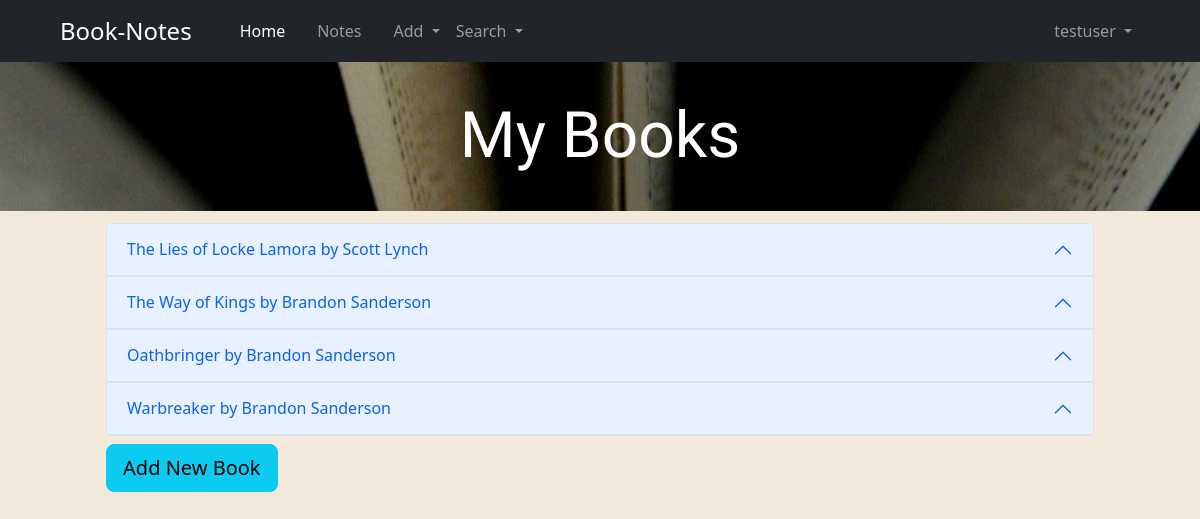
Screenshot of /booklist (signed in) with the database file from the repository.
### model.py (models this page shows)
class User(db.Model, UserMixin):
    __tablename__="users"
    id = db.Column(db.Integer, primary_key=True)
    username = db.Column(db.String(50), unique=True, nullable=False)
    password = db.Column(db.String(250), nullable=False)
    books = db.relationship("Book", secondary=association_table, back_populates="users")
    notes = db.relationship("Note", back_populates="user")
    quotes = db.relationship("Quote", back_populates="user")

class Book(db.Model):
    __tablename__ = "books"
    id = db.Column(db.Integer, primary_key=True)
    title = db.Column(db.String(250), nullable=False)
    author = db.Column(db.String(100), nullable=False)
    notes = db.relationship("Note", back_populates="book")
    quotes = db.relationship("Quote", back_populates="book")
    users = db.relationship("User", secondary=association_table, back_populates="books")

### main.py (the view)
@app.route("/booklist")
@login_required
def book_list():
    book_data = []
    books = current_user.books
    for book in books:
        temp_dict = {
            "book": book,
            "notes": Note.query.filter_by(user_id=current_user.id, book_id=book.id).all(),
            "quotes": Quote.query.filter_by(user_id=current_user.id, book_id=book.id).all()
        }
        book_data.append(temp_dict)
    return render_template("book_list.html", books=book_data)

### main.py (called while the page is built)
@login_manager.user_loader
def load_user(user_id):
    return User.query.get(user_id)

### templates/book_list.html (shortened to what this page needs)
{% extends "base.html" %}
{% block content %}
<h3 class="display-3 form-banner">My Books</h3>
<div class="container-fluid">
    <div class="accordion" id="books-accordion">
        {% for book in books %}
        <div class="accordion-item">
            <h2 class="accordion-header" id="heading{{ loop.index }}">
                <button class="accordion-button" type="button" data-bs-toggle="collapse"
                        data-bs-target="#collapse{{ loop.index }}"
                        aria-expanded="false" aria-controls="collapse{{ loop.index }}">
                    {{book.book.title}} by {{book.book.author}}
                </button>
            </h2>
        </div>
        {% endfor %}
        <a href="{{url_for('add_book')}}" class="btn btn-info btn-lg mt-2 mx-auto">Add New Book</a>
    </div>
</div>
{% endblock %}

### templates/base.html (shortened to what this page needs)
<!doctype html>
<html lang="en">
<head>
    <link href="https://cdn.jsdelivr.net/npm/bootstrap@5.2.1/dist/css/bootstrap.min.css" rel="stylesheet"
>
    {% block style %}
    <link href="{{ url_for('static', filename='css/style.css') }}" rel="stylesheet">
    {% endblock %}
</head>
<body>
<div class="nav-container">
    <nav class="navbar navbar-expand-md px-5 navbar-dark bg-dark" xmlns="http://www.w3.org/1999/html">
        <div class="container-fluid nav-content-container">
            <a class="navbar-brand pe-4" href="#">Book-Notes</a>
            <div class="collapse navbar-collapse" id="navbar_content">
                <ul class="navbar-nav me-auto mb-3 mb-lg-0">
                    <li class="nav_item">
                        <a class="nav-link active" aria-current="page" href="{{ url_for('home') }}">Home</a>
                    </li>
                    {% if current_user.is_authenticated %}
                    <li class="nav_item px-3">
                        <a class="nav-link" href="{{ url_for('book_list') }}">Notes</a>
                    </li>
                    <li class="nav-item dropdown">
                        <a class="nav-link dropdown-toggle" href="#" role="button" data-bs-toggle="dropdown"
                           aria-expanded="false">
                            Add
                        </a>
                    </li>
                    <li class="nav-item dropdown">
                        <a class="nav-link dropdown-toggle" href="#" role="button" data-bs-toggle="dropdown"
                           aria-expanded="false">
                            Search
                        </a>
                    </li>
                    {% endif %}
                </ul>
                <ul class="navbar-nav ms-auto mb-3 mb-lg-0">
                    {% if not current_user.is_authenticated %}
                    <li class="nav_item">
                        <a class="nav-link px-3" href="{{ url_for('login') }}">Log In</a>
                    </li>
                    <li class="nav_item">
                        <a class="nav-link px-3" href="{{ url_for('register_user') }}">Register</a>
                    </li>
                    {% else %}
                    <li class="nav-item dropdown">
                        <a class="nav-link dropdown-toggle" href="#" role="button" data-bs-toggle="dropdown"
                           aria-expanded="false">
                            {{ current_user.username }}
                        </a>
                    </li>
                </ul>
                {% endif %}
            </div>
        </div>
    </nav>
</div>
{% block content %}
{% endblock %}
</body>
</html>

### static/css/style.css (style rules this page uses)
body { background-color: #F3E9DB; }
h3 { text-align: center; padding: 2% 0; color: white; font-family: 'Libre Caslon Text', serif; }
.navbar-brand { font-size: 1.5rem; }
.form-banner { background-image: url("../img/mikolaj-DCzpr09cTXY-unsplash.jpg"); background-repeat: no-repeat; background-position: center center; padding: 3%; }
form, .accordion { margin: 1% 4%; padding: 0 4% 4% 4%; }

### rows the page displays
User: username "testuser"
Book: book "The Lies of Locke Lamora", book.author "Scott Lynch"
Book: book "The Way of Kings", book.author "Brandon Sanderson"
Book: book "Oathbringer", book.author "Brandon Sanderson"
Book: book "Warbreaker", book.author "Brandon Sanderson"
